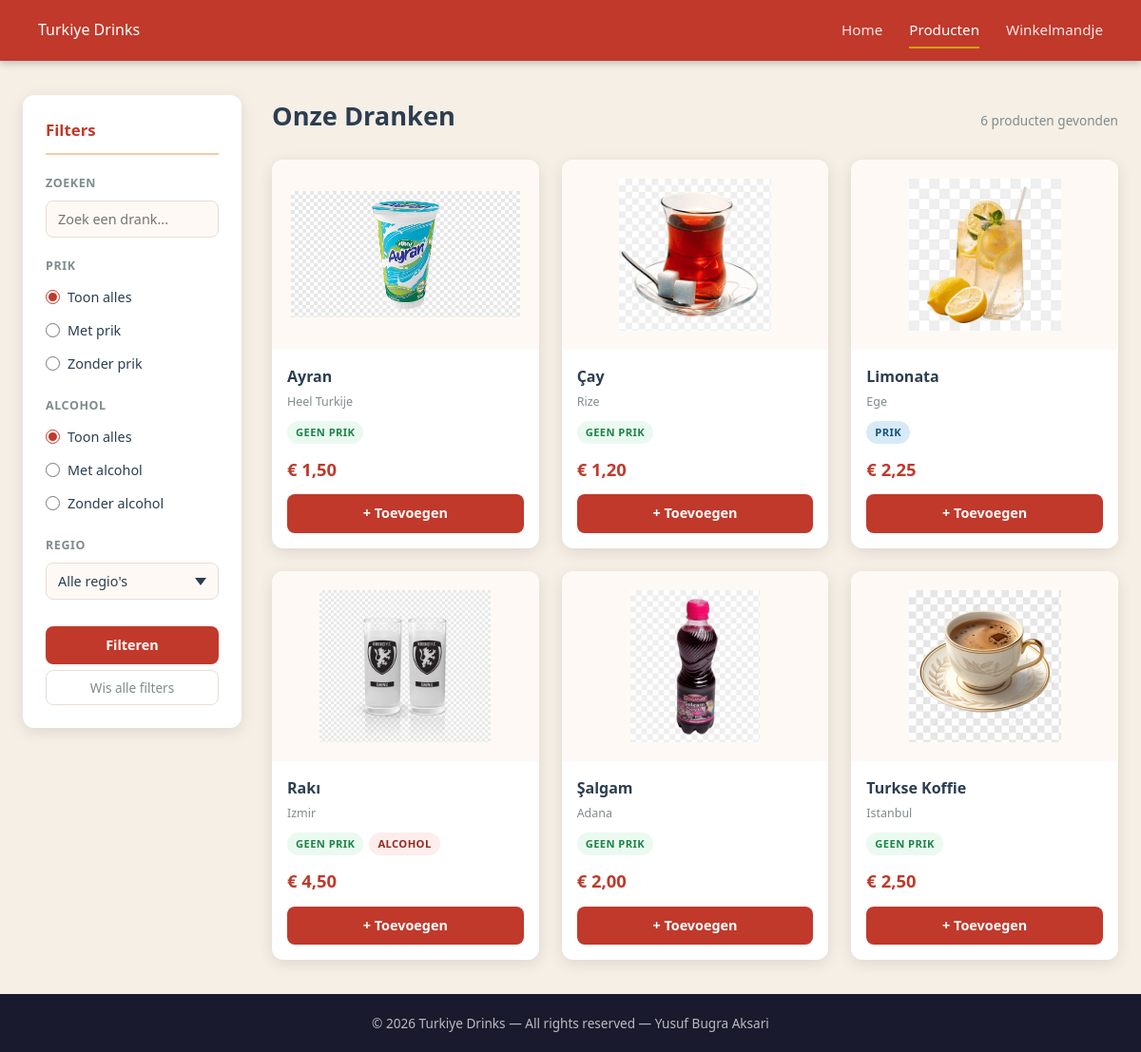
Screenshot of /pages/products.php with the database file from the repository.
### tables this page shows
CREATE TABLE dranken (
    id           INT           AUTO_INCREMENT PRIMARY KEY,
    naam         VARCHAR(100)  NOT NULL,
    beschrijving TEXT,
    prijs        DECIMAL(5,2)  NOT NULL,
    regio        VARCHAR(100),
    met_prik     TINYINT(1)    NOT NULL DEFAULT 0,   
    alcohol      TINYINT(1)    NOT NULL DEFAULT 0,   
    afbeelding   VARCHAR(255)
);

### includes/functions.php (called while the page is built, shortened)
<?php
function haalAlleDrankenOp(PDO $db, array $filters = []): array
{
    $sql = "SELECT * FROM dranken WHERE 1=1";
    $parameters = [];
    $sql .= " ORDER BY naam ASC";
    try {
        $statement = $db->prepare($sql);
        $statement->execute($parameters);
        return $statement->fetchAll();
    } catch (PDOException $fout) {
        return [];
    }
}
function formateerPrijs(float $prijs): string
{
    return '€&nbsp;' . number_format($prijs, 2, ',', '.');
}
function zuiverString(string $invoer): string
{
    return htmlspecialchars(strip_tags(trim($invoer)), ENT_QUOTES, 'UTF-8');
}

### pages/products.php (the view, shortened to what this page needs)
<?php
require_once '../includes/db.php';
require_once '../includes/functions.php';
include '../includes/header.php';
$filters = [
    'zoekterm' => isset($_GET['zoekterm']) ? trim($_GET['zoekterm']) : '',
    'met_prik' => (isset($_GET['met_prik']) && $_GET['met_prik'] !== '') ? $_GET['met_prik'] : '',
    'alcohol' => (isset($_GET['alcohol']) && $_GET['alcohol'] !== '') ? $_GET['alcohol'] : '',
    'regio' => isset($_GET['regio']) ? trim($_GET['regio']) : '',
];
$drankLijst = haalAlleDrankenOp($db, $filters);
?>
<div class="producten-pagina">
    <aside class="filter-sidebar">
        <h2 class="filter-sidebar__titel">Filters</h2>
        <form method="GET" action="" class="filter-formulier" id="filter-formulier">
            <div class="filter-groep">
                <label for="zoekbalk" class="filter-label">Zoeken</label>
                <input type="text" id="zoekbalk" name="zoekterm" value="<?= zuiverString($filters['zoekterm']) ?>"
                    placeholder="Zoek een drank..." class="zoek-invoer" autocomplete="off">
            </div>
            <div class="filter-groep">
                <p class="filter-label">Prik</p>
                <label class="filter-optie">
                    <input type="radio" name="met_prik" value="" <?= $filters['met_prik'] === '' ? 'checked' : '' ?>>
                    Toon alles
                </label>
                <label class="filter-optie">
                    <input type="radio" name="met_prik" value="1" <?= $filters['met_prik'] === '1' ? 'checked' : '' ?>>
                    Met prik
                </label>
                <label class="filter-optie">
                    <input type="radio" name="met_prik" value="0" <?= $filters['met_prik'] === '0' ? 'checked' : '' ?>>
                    Zonder prik
                </label>
            </div>
            <div class="filter-groep">
                <p class="filter-label">Alcohol</p>
                <label class="filter-optie">
                    <input type="radio" name="alcohol" value="" <?= $filters['alcohol'] === '' ? 'checked' : '' ?>>
                    Toon alles
                </label>
                <label class="filter-optie">
                    <input type="radio" name="alcohol" value="1" <?= $filters['alcohol'] === '1' ? 'checked' : '' ?>>
                    Met alcohol
                </label>
                <label class="filter-optie">
                    <input type="radio" name="alcohol" value="0" <?= $filters['alcohol'] === '0' ? 'checked' : '' ?>>
                    Zonder alcohol
                </label>
            </div>
            <div class="filter-groep">
                <label for="regio" class="filter-label">Regio</label>
                <select name="regio" id="regio" class="filter-select" onchange="this.form.submit()">
                    <option value="">Alle regio's</option>
                </select>
            </div>
            <button type="submit" class="knop knop--filter">Filteren</button>
            <a href="<?= BASE_URL ?>/pages/products.php" class="knop knop--reset">
                Wis alle filters
            </a>
        </form>
    </aside>
    <section class="producten-sectie">
        <div class="producten-header">
            <h1 class="producten-titel">Onze Dranken</h1>
            <span class="producten-aantal">
                <?= count($drankLijst) ?> product<?= count($drankLijst) !== 1 ? 'en' : '' ?> gevonden
            </span>
        </div>
        <?php if (empty($drankLijst)): ?>
            <p class="geen-producten">
                Geen dranken gevonden met de huidige filters.
                <a href="<?= BASE_URL ?>/pages/products.php">Wis alle filters</a>
            </p>
        <?php else: ?>
            <div class="producten-grid">
                <?php foreach ($drankLijst as $drank): ?>
                    <article class="product-kaart" data-naam="<?= zuiverString($drank['naam']) ?>">
                        <a href="<?= BASE_URL ?>/pages/detail.php?id=<?= (int) $drank['id'] ?>"
                            class="product-kaart__afbeelding-link">
                            <img src="<?= BASE_URL ?>/assets/images/<?= zuiverString($drank['afbeelding']) ?>"
                                alt="<?= zuiverString($drank['naam']) ?>" class="product-kaart__afbeelding"
                                onerror="this.onerror=null;this.src='<?= BASE_URL ?>/assets/images/placeholder.png'">
                        </a>
                        <div class="product-kaart__info">
                            <h3 class="product-kaart__naam">
                                <a href="<?= BASE_URL ?>/pages/detail.php?id=<?= (int) $drank['id'] ?>">
                                    <?= zuiverString($drank['naam']) ?>
                                </a>
                            </h3>
                            <p class="product-kaart__regio">
                                <?= zuiverString($drank['regio']) ?>
                            </p>
                            <div class="product-kaart__kenmerken">
                                <?php if ($drank['met_prik']): ?>
                                    <span class="kenmerk kenmerk--prik">Prik</span>
                                <?php else: ?>
                                    <span class="kenmerk kenmerk--geen-prik">Geen prik</span>
                                <?php endif; ?>
                                <?php if ($drank['alcohol']): ?>
                                    <span class="kenmerk kenmerk--alcohol">Alcohol</span>
                                <?php endif; ?>
                            </div>
                            <p class="product-kaart__prijs">
                                <?= formateerPrijs((float) $drank['prijs']) ?>
                            </p>
                            <form action="<?= BASE_URL ?>/actions/add.php" method="POST" class="product-kaart__formulier">
                                <button type="submit" class="knop knop--toevoegen">
                                    + Toevoegen
                                </button>
                            </form>
                        </div>
                    </article>
                <?php endforeach; ?>
            </div>
        <?php endif; ?>
    </section>
</div>
<?php include '../includes/footer.php'; ?>

### includes/header.php (shortened to what this page needs)
<?php
$huidigePagina = basename($_SERVER['PHP_SELF']);
?>
<!DOCTYPE html>
<html lang="nl">
<head>
    <link rel="stylesheet" href="<?= BASE_URL ?>/css/style.css">
</head>
<body>
    <header class="header">
        <div class="header__logo">
            <a href="<?= BASE_URL ?>/index.php">Turkiye Drinks</a>
        </div>
        <nav class="header__nav">
            <a href="<?= BASE_URL ?>/index.php" class="<?= $huidigePagina === 'index.php' ? 'actief' : '' ?>">Home</a>
            <a href="<?= BASE_URL ?>/pages/products.php"
                class="<?= $huidigePagina === 'products.php' ? 'actief' : '' ?>">Producten</a>
            <a href="<?= BASE_URL ?>/pages/cart.php"
                class="header__nav--mandje <?= $huidigePagina === 'cart.php' ? 'actief' : '' ?>">
                Winkelmandje
            </a>
        </nav>
    </header>
    <main class="main-content">

### includes/footer.php (shortened to what this page needs)
</main>
<footer class="footer">
    <p>&copy;
        <?= date('Y') ?> Turkiye Drinks &mdash; All rights reserved &mdash; Yusuf Bugra Aksari
    </p>
</footer>
</body>
</html>

### rows the page displays
dranken: afbeelding (picture), naam "Ayran", regio "Heel Turkije", met_prik "GEEN PRIK", prijs "€ 1,50"
dranken: afbeelding (picture), naam "Çay", regio "Rize", met_prik "GEEN PRIK", prijs "€ 1,20"
dranken: afbeelding (picture), naam "Limonata", regio "Ege", met_prik "PRIK", prijs "€ 2,25"
dranken: afbeelding (picture), naam "Rakı", regio "Izmir", met_prik "GEEN PRIK", alcohol "ALCOHOL", prijs "€ 4,50"
dranken: afbeelding (picture), naam "Şalgam", regio "Adana", met_prik "GEEN PRIK", prijs "€ 2,00"
dranken: afbeelding (picture), naam "Turkse Koffie", regio "Istanbul", met_prik "GEEN PRIK", prijs "€ 2,50"

### other values shown
count($drankLijst) "6"
